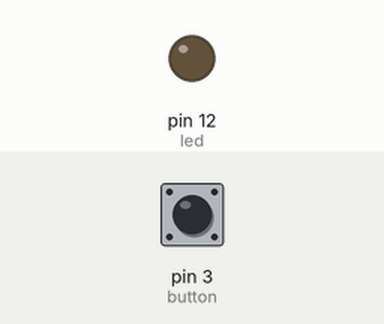
This sketch was run on a simulated Arduino Uno, built with avr-gcc and run on an emulated ATmega328P. On the bench: output pins drawn as LEDs (lit = HIGH). The inputs (shaded band) are chosen by the test bench; at power-on: pin 3 (button) LOW. What the sketch prints to the serial monitor is not drawn.

Above: at 1.2 s.
1.3 s: pin 3 (button) pulled HIGH for 0.15 s
At 1.37 s:
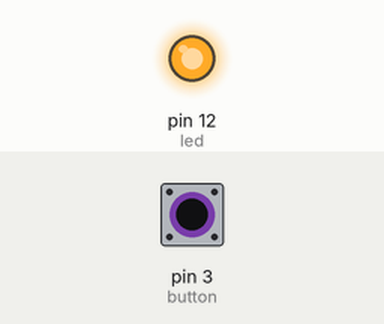
2.9 s: pin 3 (button) pulled HIGH for 3.2 s
At 7.4 s:
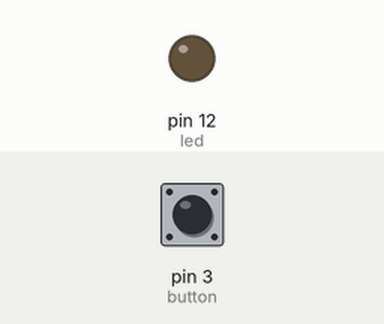
Timing chart, 0 to 8.9 s (numbered marks = the images above; inputs shaded):
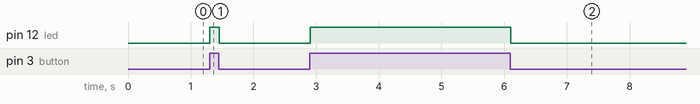

The sketch:

7.Push_button_with_Pull_down_resistor.ino
```cpp
int button = 3;
int led = 12;
int buttonState = 0;
void setup()
{
 pinMode(led,OUTPUT);
 pinMode(button,INPUT);
 Serial.begin(9600); // to begin the monitor
}
void loop()
 {
 //read the state of digital pin 3 and save it to the variable buttonState
 buttonState = digitalRead(button);
 if (buttonState == HIGH) // check whether buttonState is high
 {
 digitalWrite(led, HIGH); // LED on
 Serial.println(buttonState); // print the buttonstate value in serial monitor
 }
 else
 {
 digitalWrite(led, LOW); // LED OFF
 Serial.println(buttonState); // print the value in monitor
 }
}
```

Measured:
- after the input at 1.3 s, pin 12 (led): LOW → HIGH at once, → LOW 0.15 s later
- after the input at 2.9 s, pin 12 (led): LOW → HIGH at once, → LOW 3.2 s later
